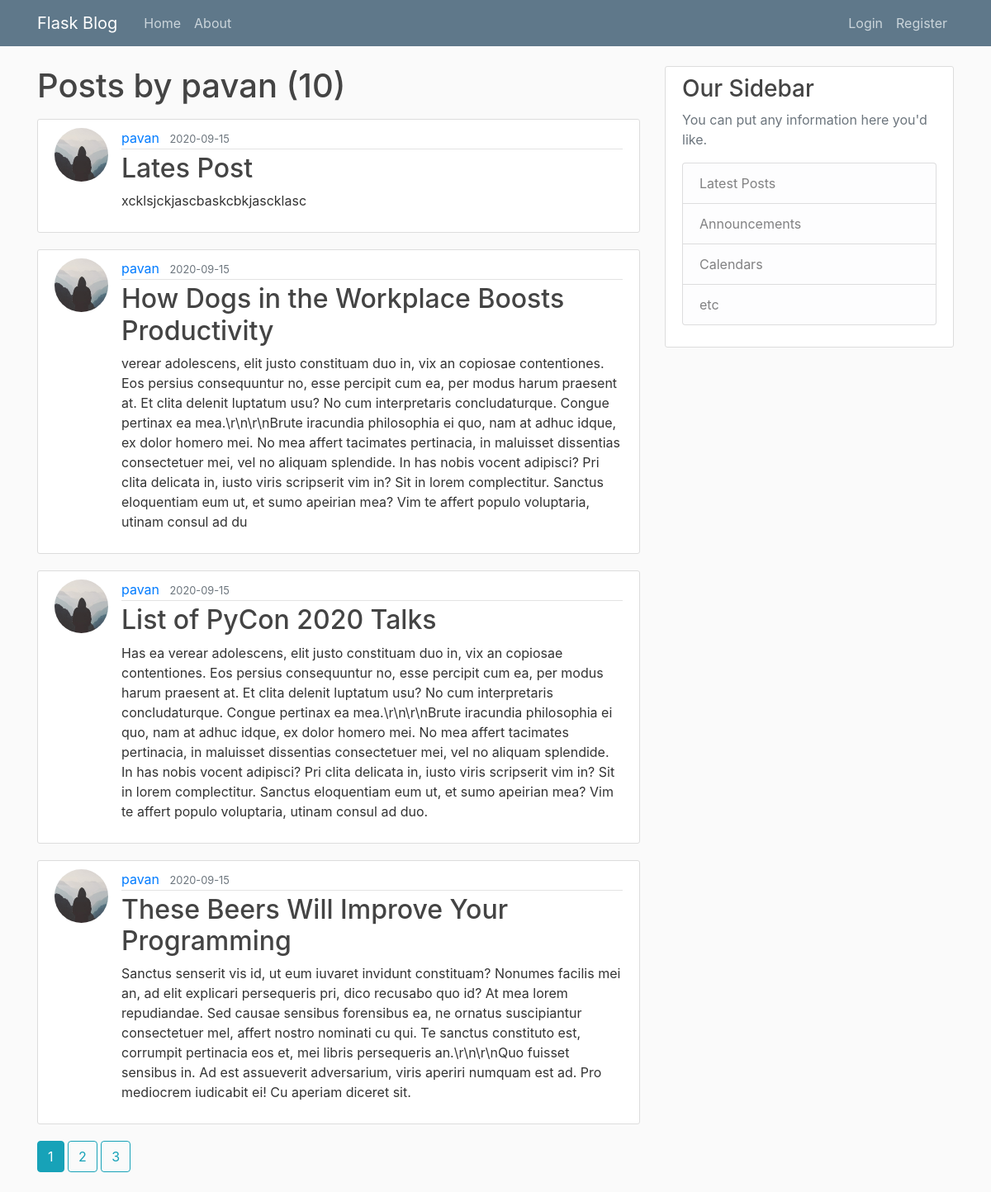
The app's page /user/pavan with its own data.
### flaskblog/models.py (models this page shows, shortened)
class User(db.Model,UserMixin):
    id = db.Column(db.Integer, primary_key=True)
    username = db.Column(db.String(20), unique=True, nullable=False)
    email = db.Column(db.String(120), unique=True, nullable=False)
    image_file = db.Column(db.String(20), nullable=False,
                           default="default.jpg")
    password = db.Column(db.String(60), nullable=False)
    posts = db.relationship('Post', backref="author", lazy="dynamic")

class Post(db.Model):
    id = db.Column(db.Integer, primary_key=True)
    title = db.Column(db.String(100), nullable=False)
    date_posted = db.Column(
        db.DateTime, nullable=False, default=datetime.utcnow)
    content = db.Column(db.Text, nullable=False)
    user_id = db.Column(db.Integer, db.ForeignKey('user.id'), nullable=False)

### flaskblog/routes.py (the view)
@app.route("/user/<string:username>")
def user_posts(username):
    page = request.args.get('page',1,type=int)
    user = User.query.filter_by(username=username).first_or_404()
    posts = Post.query.filter_by(author=user)\
        .order_by(Post.date_posted.desc())\
        .paginate(page=page,per_page=4)
    return render_template('user_posts.html', posts=posts,user=user)

### flaskblog/templates/user_posts.html
{% extends "layout.html" %}
{% block content %}
    <h1 class="mb-3">Posts by {{ user.username }}  ({{posts.total}})</h1>
 {% for post in posts.items %}
<article class="media content-section">
  <img  class="rounded-circle article-img" src="{{url_for('static',filename='profile_pics/'+ post.author.image_file)}}" alt="">
  <div class="media-body">
    <div class="article-metadata">
      <a class="mr-2" href="{{url_for('user_posts',username=post.author.username)}}">{{ post.author.username }}</a>
      <small class="text-muted">{{ post.date_posted.strftime('%Y-%m-%d') }}</small>
    </div>
    <h2><a class="article-title" href="{{ url_for('post', post_id=post.id) }}">{{ post.title }}</a></h2>
    <p class="article-content">{{ post.content }}</p>
  </div>
</article>
{% endfor %}
{% for page_num in posts.iter_pages(left_edge=1,right_edge=1,left_current=1,right_current=2) %}
  {% if page_num %}
      {% if posts.page == page_num %}
      <a class="btn btn-info mb-4" href="{{ url_for('user_posts',username=user.username,page=page_num) }}">{{page_num}}</a>
      {% else %}
      <a class="btn btn-outline-info mb-4" href="{{ url_for('user_posts',username=user.username,page=page_num) }}">{{page_num}}</a>
      {% endif %}
  {% else %}
    ...
  {% endif %}
{% endfor %}
{% endblock content%}

### flaskblog/static/main.css (style rules this page uses)
body { background: #fafafa; color: #333333; margin-top: 5rem; }
h1, h2, h3, h4, h5, h6 { color: #444444; }
.content-section { background: #ffffff; padding: 10px 20px; border: 1px solid #dddddd; border-radius: 3px; margin-bottom: 20px; }
.article-title { color: #444444; }
.article-content { white-space: pre-line; }
.article-img { height: 65px; width: 65px; margin-right: 16px; }
.article-metadata { padding-bottom: 1px; margin-bottom: 4px; border-bottom: 1px solid #e3e3e3; }

### records on screen
User: username "pavan"
Post: image_file (placeholder picture), author.username "pavan", date_posted "2020-09-15", title "Lates Post", content "xcklsjckjascbaskcbkjascklasc"
Post: image_file (placeholder picture), author.username "pavan", date_posted "2020-09-15", title "How Dogs in the Workplace Boosts Productivity", content "verear adolescens, elit justo constituam duo in, vix an copiosae contentiones. Eos persius consequuntur no, esse percipit cum ea, per modus harum praesent at. Et clita delenit luptatum usu? No cum interpretaris concludaturque. Congue pertinax ea mea.\\r\\n\\r\\nBrute iracundia philosophia ei quo, nam at adhuc idque, ex dolor homero mei. No mea affert tacimates pertinacia, in maluisset dissentias consectetuer mei, vel no aliquam splendide. In has nobis vocent adipisci? Pri clita delicata in, iusto viris scripserit vim in? Sit in lorem complectitur. Sanctus eloquentiam eum ut, et sumo apeirian mea? Vim te affert populo voluptaria, utinam consul ad du"
Post: image_file (placeholder picture), author.username "pavan", date_posted "2020-09-15", title "List of PyCon 2020 Talks", content "Has ea verear adolescens, elit justo constituam duo in, vix an copiosae contentiones. Eos persius consequuntur no, esse percipit cum ea, per modus harum praesent at. Et clita delenit luptatum usu? No cum interpretaris concludaturque. Congue pertinax ea mea.\\r\\n\\r\\nBrute iracundia philosophia ei quo, nam at adhuc idque, ex dolor homero mei. No mea affert tacimates pertinacia, in maluisset dissentias consectetuer mei, vel no aliquam splendide. In has nobis vocent adipisci? Pri clita delicata in, iusto viris scripserit vim in? Sit in lorem complectitur. Sanctus eloquentiam eum ut, et sumo apeirian mea? Vim te affert populo voluptaria, utinam consul ad duo."
Post: image_file (placeholder picture), author.username "pavan", date_posted "2020-09-15", title "These Beers Will Improve Your Programming", content "Sanctus senserit vis id, ut eum iuvaret invidunt constituam? Nonumes facilis mei an, ad elit explicari persequeris pri, dico recusabo quo id? At mea lorem repudiandae. Sed causae sensibus forensibus ea, ne ornatus suscipiantur consectetuer mel, affert nostro nominati cu qui. Te sanctus constituto est, corrumpit pertinacia eos et, mei libris persequeris an.\\r\\n\\r\\nQuo fuisset sensibus in. Ad est assueverit adversarium, viris aperiri numquam est ad. Pro mediocrem iudicabit ei! Cu aperiam diceret sit."

### other values on screen
{{ posts.total }} "10"
{{ page_num }} "1"
{{ page_num }} "2" "3"
